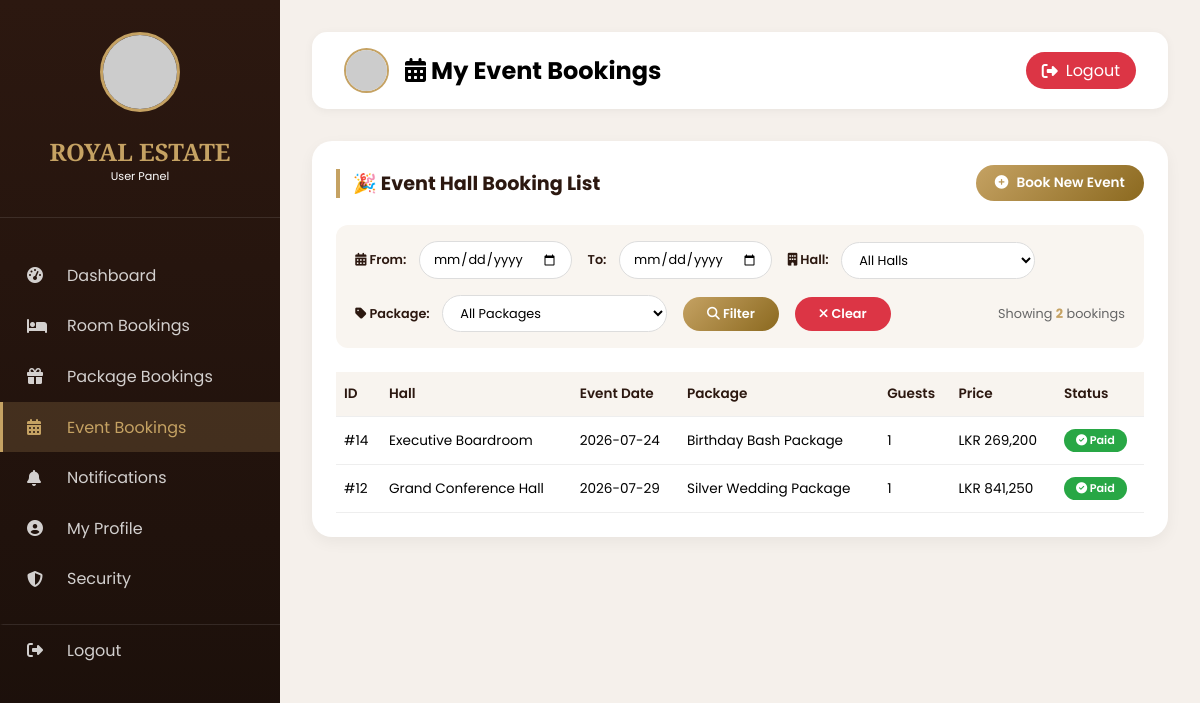
The page /user/my-event-bookings.php (signed in) on the database its author committed.
### tables this page shows
CREATE TABLE `event_bookings` (
  `id` int(11) NOT NULL,
  `user_id` int(11) NOT NULL,
  `hall_id` int(11) NOT NULL,
  `package_id` int(11) NOT NULL,
  `event_date` date NOT NULL,
  `guests` int(11) NOT NULL,
  `special_requests` text DEFAULT NULL,
  `estimated_price` decimal(10,2) NOT NULL,
  `final_price` decimal(10,2) DEFAULT NULL,
  `status` enum('pending','approved','rejected','completed') DEFAULT 'pending',
  `payment_status` enum('unpaid','paid','refunded') NOT NULL DEFAULT 'unpaid',
  `stripe_payment_intent_id` varchar(255) DEFAULT NULL,
  `booking_type` enum('event_hall','package') DEFAULT 'event_hall',
  `whatsapp_link` varchar(255) DEFAULT NULL,
  `created_at` timestamp NOT NULL DEFAULT current_timestamp(),
  `updated_at` timestamp NOT NULL DEFAULT current_timestamp() ON UPDATE current_timestamp()
);

CREATE TABLE `event_halls` (
  `id` int(11) NOT NULL,
  `name` varchar(100) NOT NULL,
  `category` enum('wedding','party','conference') DEFAULT 'wedding',
  `capacity` int(11) NOT NULL,
  `base_price` decimal(10,2) NOT NULL,
  `description` text DEFAULT NULL,
  `amenities` text DEFAULT NULL,
  `badge` varchar(100) DEFAULT 'Premium',
  `image` varchar(255) DEFAULT NULL,
  `images` text DEFAULT NULL,
  `status` enum('active','inactive') DEFAULT 'active',
  `created_at` timestamp NOT NULL DEFAULT current_timestamp()
);

CREATE TABLE `packages` (
  `id` int(11) NOT NULL,
  `name` varchar(100) NOT NULL,
  `price` decimal(10,2) NOT NULL,
  `category` enum('wedding','party','corporate') DEFAULT 'wedding',
  `description` text DEFAULT NULL,
  `inclusions` text DEFAULT NULL,
  `image` varchar(255) DEFAULT NULL,
  `images` text DEFAULT NULL,
  `status` enum('active','inactive') DEFAULT 'active',
  `created_at` timestamp NOT NULL DEFAULT current_timestamp()
);

### user/my-event-bookings.php (the view, shortened to what this page needs)
<?php
require_once '../config/db_connection.php';
$user_id = $_SESSION['user_id'];
$user_name = $_SESSION['user_name'];
$user_avatar_session = $_SESSION['user_avatar'] ?? '';
$user_avatar = '';
if (!empty($user_avatar_session) && file_exists('../' . $user_avatar_session)) {
    $user_avatar = '../' . $user_avatar_session;
} else {
    $user_avatar = 'https://ui-avatars.com/api/?name=' . urlencode($user_name) . '&background=c5a263&color=fff&size=45&font-size=0.45&bold=true';
}
$stmt = $conn->prepare("
    SELECT eb.id, h.name AS hall, h.id AS hall_id, eb.event_date, p.name AS package, p.id AS package_id,
           eb.guests, eb.estimated_price, eb.final_price, eb.status, eb.payment_status,
           eb.created_at
    FROM event_bookings eb
    JOIN event_halls h ON eb.hall_id = h.id
    LEFT JOIN packages p ON eb.package_id = p.id
    WHERE eb.user_id = ? AND eb.booking_type = 'event_hall'
    ORDER BY eb.created_at DESC
");
$stmt->bind_param("i", $user_id);
$stmt->execute();
$bookings = $stmt->get_result()->fetch_all(MYSQLI_ASSOC);
$filter_start = isset($_GET['start_date']) ? $_GET['start_date'] : '';
$filter_end = isset($_GET['end_date']) ? $_GET['end_date'] : '';
?>
<!DOCTYPE html>
<html lang="en">
<head>
    <link rel="stylesheet" href="https://cdnjs.cloudflare.com/ajax/libs/font-awesome/6.4.0/css/all.min.css">
</head>
<body>
<div class="dashboard-container">
    <div class="sidebar" id="sidebar">
        <?php include 'sidebar-common.php'; ?>
    </div>
    <div class="main-content">
        <div class="top-bar">
            <div class="top-bar-left">
                <img src="<?php echo $user_avatar; ?>" class="top-avatar" alt="Profile" onerror="this.src='https://ui-avatars.com/api/?name=<?php echo urlencode($user_name); ?>&background=c5a263&color=fff&size=45&font-size=0.45&bold=true'">
                <h2><i class="fas fa-calendar-alt"></i> My Event Bookings</h2>
            </div>
            <a href="../logout.php" class="logout-btn"><i class="fas fa-sign-out-alt"></i> Logout</a>
        </div>
        <div class="card">
            <div class="card-header">
                <h3>🎉 Event Hall Booking List</h3>
                <a href="../event-halls.php" class="btn-book-new"><i class="fas fa-plus-circle"></i> Book New Event</a>
            </div>
            <div class="filter-bar">
                <div class="filter-group">
                    <label><i class="fas fa-calendar-alt"></i> From:</label>
                    <input type="date" id="filterStartDate" value="<?php echo $filter_start; ?>">
                </div>
                <div class="filter-group">
                    <label>To:</label>
                    <input type="date" id="filterEndDate" value="<?php echo $filter_end; ?>">
                </div>
                <div class="filter-group">
                    <label><i class="fas fa-building"></i> Hall:</label>
                    <select id="filterHall">
                        <option value="0">All Halls</option>
                    </select>
                </div>
                <div class="filter-group">
                    <label><i class="fas fa-tag"></i> Package:</label>
                    <select id="filterPackage">
                        <option value="0">All Packages</option>
                    </select>
                </div>
                <button class="btn-filter" onclick="applyFilters()"><i class="fas fa-search"></i> Filter</button>
                <button class="btn-filter-clear" onclick="clearFilters()"><i class="fas fa-times"></i> Clear</button>
                <span class="filter-result-count" id="resultCount">Showing <strong id="countDisplay"><?php echo count($bookings); ?></strong> bookings</span>
            </div>
            <div style="overflow-x:auto;">
                <table id="bookingsTable">
                    <thead>
                        <tr>
                            <th>ID</th>
                            <th>Hall</th>
                            <th>Event Date</th>
                            <th>Package</th>
                            <th>Guests</th>
                            <th>Price</th>
                            <th>Status</th>
                        </tr>
                    </thead>
                    <tbody id="bookingsTableBody">
                        <?php if (empty($bookings)): ?>
                            <tr><td colspan="7" class="no-results">No event hall bookings found.</td></tr>
                        <?php else: ?>
                            <?php foreach($bookings as $b): ?>
                            <tr data-hall-id="<?php echo $b['hall_id']; ?>" data-package-id="<?php echo $b['package_id']; ?>" data-event-date="<?php echo $b['event_date']; ?>">
                                <td data-label="ID">#<?php echo $b['id']; ?></td>
                                <td data-label="Hall"><?php echo htmlspecialchars($b['hall']); ?></td>
                                <td data-label="Event Date"><?php echo $b['event_date']; ?></td>
                                <td data-label="Package"><?php echo htmlspecialchars($b['package'] ?? 'N/A'); ?></td>
                                <td data-label="Guests"><?php echo $b['guests']; ?></td>
                                <td data-label="Price">
                                    <?php
                                    if ($b['final_price']) {
                                        echo 'LKR ' . number_format($b['final_price']);
                                    } else {
                                        echo 'LKR ' . number_format($b['estimated_price']);
                                    }
                                    ?>
                                </td>
                                <td data-label="Status">
                                    <?php
                                    echo '<span class="badge-paid"><i class="fas fa-check-circle"></i> Paid</span>';
                                    ?>
                                </td>
                            </tr>
                            <?php endforeach; ?>
                        <?php endif; ?>
                    </tbody>
                </table>
            </div>
        </div>
    </div>
</div>
</body>
</html>

### user/my-event-bookings.php (style rules this page uses)
* { margin:0; padding:0; box-sizing:border-box; }
body { font-family:'Poppins',sans-serif; background:#f5f0eb; }
.dashboard-container { display:flex; min-height:100vh; }
.sidebar { width:280px; background:linear-gradient(180deg,#2c1810,#1a0f0a); color:white; position:fixed; left:0; top:0; bottom:0; overflow-y:auto; z-index:100; }
.main-content { flex:1; margin-left:280px; padding:2rem; }
.top-bar { background:white; padding:1rem 2rem; border-radius:15px; display:flex; justify-content:space-between; align-items:center; margin-bottom:2rem; box-shadow:0 2px 10px rgba(0,0,0,0.05); }
.top-bar-left { display:flex; align-items:center; gap:1rem; }
.top-avatar { width:45px; height:45px; border-radius:50%; object-fit:cover; border:2px solid #c5a263; }
.logout-btn { background:#dc3545; color:white; padding:0.4rem 1rem; border-radius:30px; text-decoration:none; display:inline-flex; align-items:center; gap:0.5rem; transition:0.2s; }
.card { background:white; border-radius:20px; padding:1.5rem; margin-bottom:2rem; box-shadow:0 5px 15px rgba(0,0,0,0.05); }
.card-header { display:flex; justify-content:space-between; align-items:center; flex-wrap:wrap; gap:1rem; margin-bottom:1.5rem; }
.card h3 { color:#2c1810; border-left:4px solid #c5a263; padding-left:0.8rem; font-size:1.2rem; margin:0; }
.btn-book-new { background:linear-gradient(135deg,#c5a263,#8b691f); color:white; padding:0.5rem 1.2rem; border-radius:50px; text-decoration:none; font-weight:600; font-size:0.85rem; display:inline-flex; align-items:center; gap:0.5rem; }
.filter-bar { display: flex; flex-wrap: wrap; gap: 1rem; align-items: center; background: #f9f5f0; padding: 1rem 1.2rem; border-radius: 12px; margin-bottom: 1.5rem; }
.filter-bar label { font-size: 0.8rem; font-weight: 600; color: #2c1810; margin-right: 0.3rem; }
.filter-bar input[type="date"], .filter-bar select { padding: 0.5rem 0.8rem; border-radius: 30px; border: 1px solid #ddd; font-family: 'Poppins', sans-serif; font-size: 0.8rem; background: white; outline: none; transition: 0.2s; }
.filter-bar .filter-group { display: flex; align-items: center; gap: 0.5rem; flex-wrap: wrap; }
.btn-filter { background: linear-gradient(135deg, #c5a263, #8b691f); color: white; border: none; padding: 0.5rem 1.5rem; border-radius: 30px; cursor: pointer; font-weight: 600; font-size: 0.8rem; transition: 0.2s; font-family: 'Poppins', sans-serif; }
.btn-filter-clear { background: #dc3545; color: white; border: none; padding: 0.5rem 1.5rem; border-radius: 30px; cursor: pointer; font-weight: 600; font-size: 0.8rem; transition: 0.2s; font-family: 'Poppins', sans-serif; }
.filter-result-count { font-size: 0.8rem; color: #666; margin-left: auto; }
.filter-result-count strong { color: #c5a263; }
table { width:100%; border-collapse:collapse; font-size:0.85rem; }
th, td { padding:12px 8px; border-bottom:1px solid #eee; text-align:left; }
th { background:#f8f4ef; font-weight:600; color:#2c1810; }
.badge-paid { background:#28a745; color:white; font-weight:600; padding:3px 12px; border-radius:20px; display:inline-block; font-size:0.7rem; }

### rows shown on the page
event_bookings: id "14", hall.name "Executive Boardroom", event_date "2026-07-24", package.name "Birthday Bash Package", guests "1", estimated_price "269,200"
event_bookings: id "12", hall.name "Grand Conference Hall", event_date "2026-07-29", package.name "Silver Wedding Package", guests "1", estimated_price "841,250"

### other values the page prints
count($bookings) "2"
